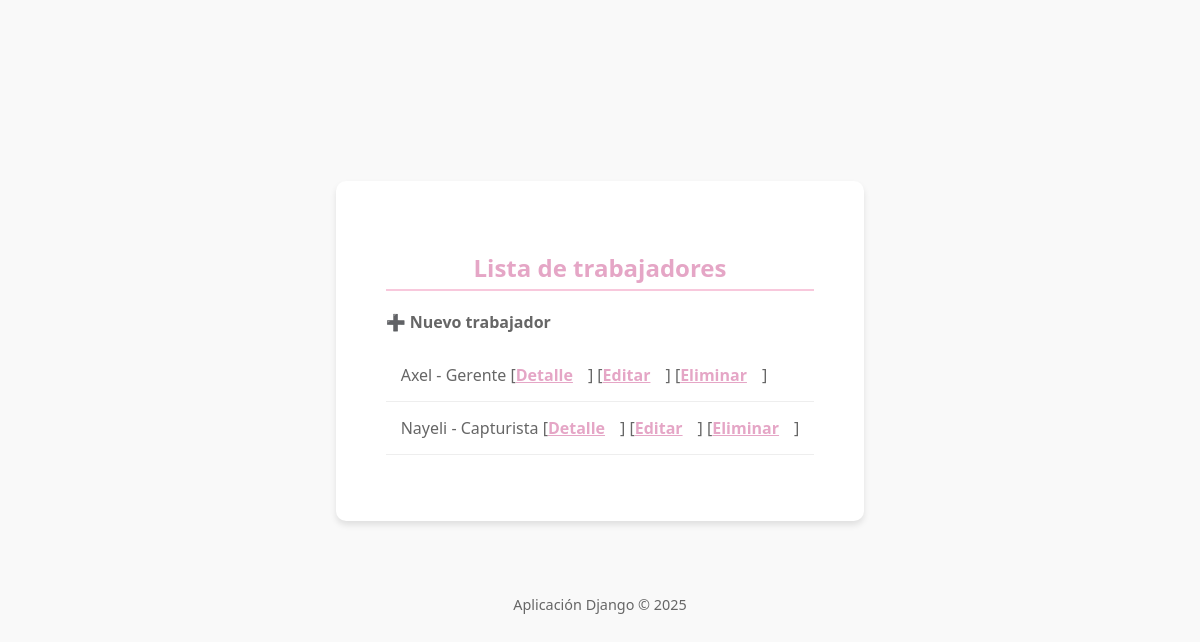
The page / on the database its author committed.
### expedientes/models.py (models this page shows, shortened)
class Trabajador(models.Model):
    nombre = models.CharField(max_length=100)
    puesto = models.CharField(max_length=100)

### expedientes/views.py (the view)
# urls.py: path('', TrabajadorListView.as_view(), name='lista_trabajadores'),
class TrabajadorListView(ListView):
    model = Trabajador
    template_name = "expedientes/trabajador_list.html"
    context_object_name = "trabajadores"

### expedientes/templates/expedientes/trabajador_list.html (shortened to what this page needs)
{% extends 'expedientes/base.html' %}
{% block content %}
<h2>Lista de trabajadores</h2>
<a href="{% url 'crear_trabajador' %}">➕ Nuevo trabajador</a>
<ul>
  {% for t in trabajadores %}
    <li>
      {{ t.nombre }} - {{ t.puesto }}
      [<a href="{% url 'detalle_trabajador' t.id %}">Detalle</a>]
      [<a href="{% url 'editar_trabajador' t.id %}">Editar</a>]
      [<a href="{% url 'eliminar_trabajador' t.id %}">Eliminar</a>]
    </li>
  {% empty %}
    <li>No hay trabajadores registrados</li>
  {% endfor %}
</ul>
{% endblock %}

### static/css/style.css (style rules this page uses)
:root { --rosa: #f8c8dc; --rosa-oscuro: #e5a6c6; --gris-claro: #f9f9f9; --gris: #666; --blanco: #fff; }
body { font-family: "Segoe UI", sans-serif; background-color: var(--gris-claro); color: var(--gris); margin: 0; padding: 0; display: flex; flex-direction: column; justify-content: center; align-items: center; height: 100vh; }
a { margin-right: 15px; text-decoration: none; color: var(--gris); font-weight: bold; }
h2 { color: var(--rosa-oscuro); border-bottom: 2px solid var(--rosa); padding-bottom: 5px; text-align: center; }
ul { list-style: none; padding: 0; }
ul li { padding: 15px; border-bottom: 1px solid #eee; }
li a { color: var(--rosa-oscuro); text-decoration: underline; }

### rows shown on the page
Trabajador: nombre "Axel", puesto "Gerente"
Trabajador: nombre "Nayeli", puesto "Capturista"
